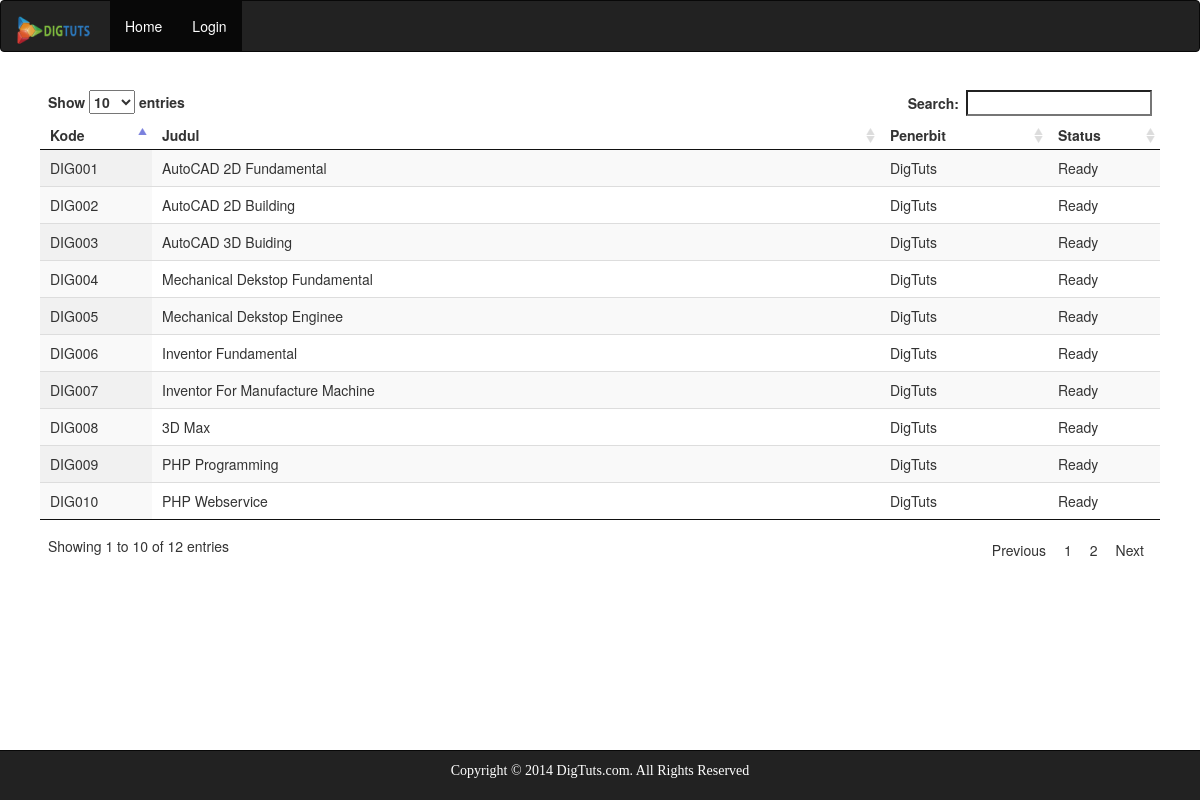
Before: / with the older database file.
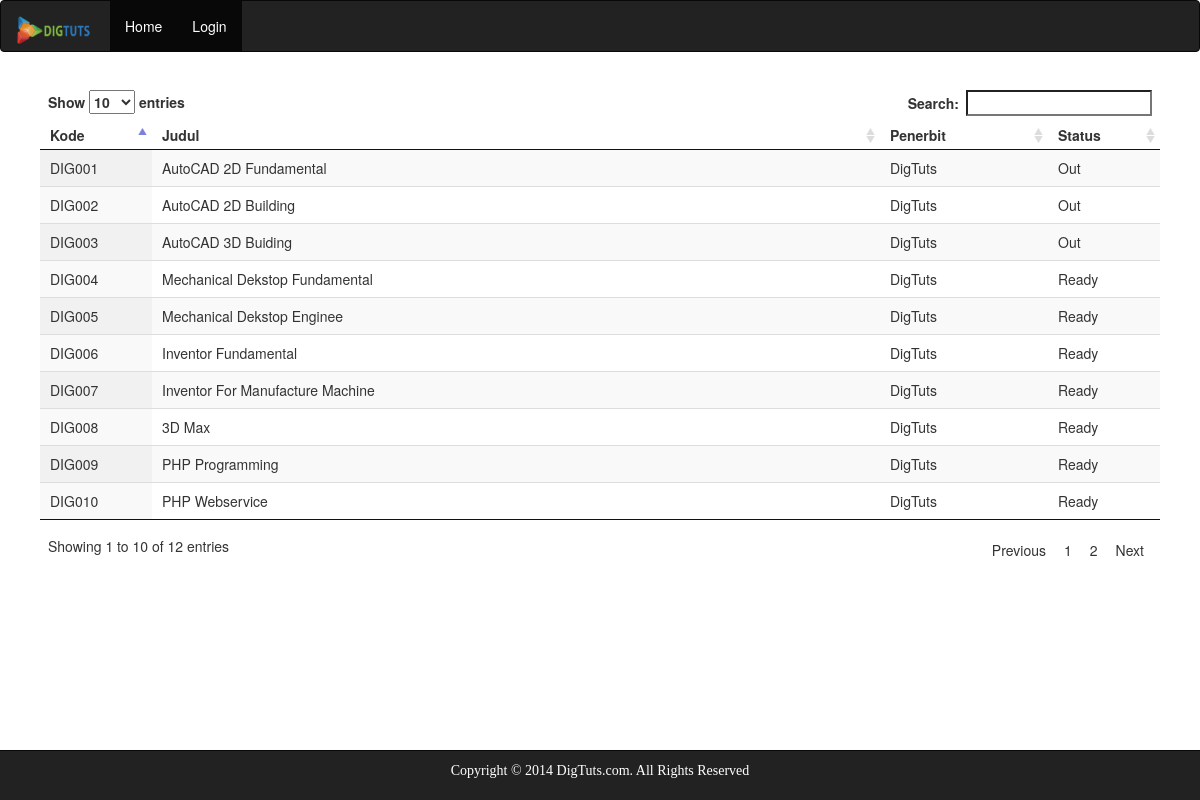
After: the same page with the newer database file.
### tables this page shows
CREATE TABLE IF NOT EXISTS `tm_buku` (
`id_buku` int(5) NOT NULL,
  `code_author` varchar(10) NOT NULL,
  `code` varchar(10) NOT NULL,
  `name` varchar(50) NOT NULL,
  `poy` year(4) NOT NULL,
  `publisher` varchar(50) NOT NULL,
  `tgl_datang` date NOT NULL,
  `status` enum('Ready','Out') NOT NULL,
  `created` timestamp NULL DEFAULT '0000-00-00 00:00:00',
  `createdby` varchar(50) DEFAULT NULL,
  `updated` timestamp NULL DEFAULT '0000-00-00 00:00:00',
  `updatedby` varchar(50) DEFAULT NULL
);

### list_buku.php (the view, shortened to what this page needs)
<!DOCTYPE html>
<html>
<head>
	<link rel="stylesheet" type="text/css" href="lib/css/jquery.dataTables.css">
	<link rel="stylesheet" type="text/css" href="lib/css/dataTables.jqueryui.css">
</head>
<body>
	<div class="container-fluid">
		<div class="row-fluid clearfix">
			<div class="col-md-12 column">
				<table id="tablebuku" class="display" cellspacing="0">
					<thead>
						<tr>
							<th width="10%">Kode</th>
							<th>Judul</th>
							<th width="15%">Penerbit</th>
							<th width="10%">Status</th>
						</tr>
					</thead>
					<tbody>
						<?php
							include "bin/koneksi.php";
							$sql 	= "SELECT * FROM tm_buku ORDER BY code ASC";
							$hasil 	= $konek->query($sql);
							while($row = $hasil->fetch_assoc()){
								extract($row);
								echo"
									<tr>
										<td>{$code}</td>
										<td>{$name}</td>
										<td>{$publisher}</td>
										<td>{$status}</td>
									</tr>
								";
							}
						?>
					</tbody>
				</table>
			</div>
		</div>
	</div>
</body>
</html>

### index.php (shortened to what this page needs)
<!DOCTYPE html>
<html>
	<head>
		<link rel="stylesheet" type="text/css" href="lib/css/bootstrap.min.css" media="screen">
		<link rel="stylesheet" type="text/css" href="lib/css/layout.css">
	<body>
		<nav class="navbar navbar-inverse" role="navigation">
		  <div class="container-fluid">
		    <div class="navbar-header">
		      <a class="navbar-brand" href="?page=home">
		      	<img alt="Brand" src="lib/img/digtuts.png">
		      </a>
		    </div>
		    <div class="collapse navbar-collapse" id="bs-example-navbar-collapse-1">
		      <ul class="nav navbar-nav">
		      	<li class="active"><a href="?page=home" id="home">Home<span class="sr-only">(current)</span></a></li>
		        <li class="active"><a href="?page=login" id="login">Login<span class="sr-only">(current)</span></a></li>
		      </ul>
		    </div>
		  </div>
		</nav>
		<div class="content">
			<?php
				$hal = $_GET['page'];
				switch($hal){
					case "":
						include "list_buku.php";
						break;
				}
			?>
		</div>
		<nav class="navbar navbar-inverse navbar-fixed-bottom">
  			<div class="footer">
  				Copyright &copy; 2014 DigTuts.com. All Rights Reserved
  			</div>
		</nav>
	</body>
</html>

Changed rows visible on the page:
changed tm_buku "DIG001": status "Ready" → "Out"
changed tm_buku "DIG002": status "Ready" → "Out"
changed tm_buku "DIG003": status "Ready" → "Out"
